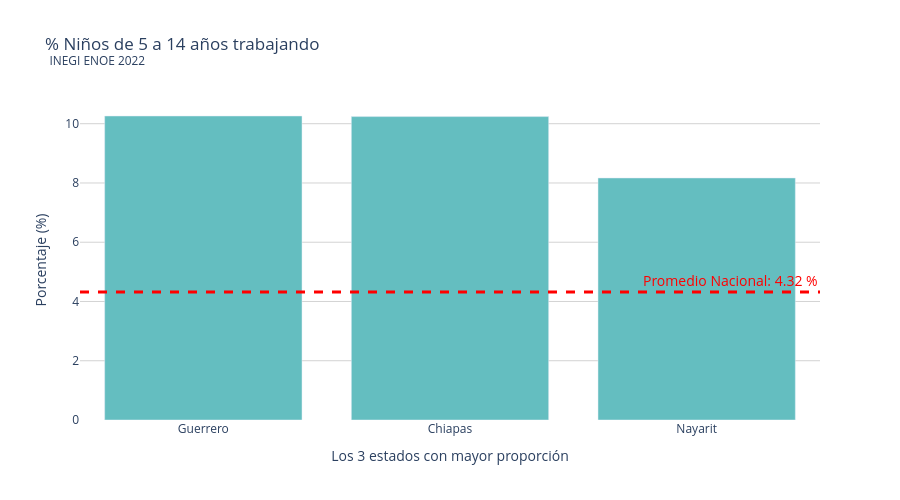

The code cell stored with this chart in its notebook:
### Markdown cell above
## Niños que trabajan

### Code cell
df = pd.read_excel(path + "/8.7.1_sh_es.xls", sheet_name=0, header = None)
df = df.iloc[8:-13] # Eliminar todos los renglones de texto, solo dejar el nacional
df.columns = df.iloc[0] # El encabezado es el primer renglón
df = df[1:] # Eliminar el primer renglon (ya es el encazabezado)
df = df.iloc[:, [1, 2, 3]]
df.columns = ["Entidad Federativa", "Total", "Total_niños"]
df['Total'] = df['Total'].apply(pd.to_numeric, errors='coerce').astype(float)
df['Total_niños'] = df['Total_niños'].apply(pd.to_numeric, errors='coerce').astype(float)
nacional_val = df.loc[df['Entidad Federativa'] == "Estados Unidos Mexicanos"].values.tolist()[0][2]
top_3 = df.nlargest(3, 'Total_niños', keep='all')
df = top_3

fig = go.Figure()

fig.add_trace(go.Bar(
    x=df['Entidad Federativa'],
    y=df['Total_niños'],
    marker_color='#64bec0',
    name='Entidad Federativa',
    hovertemplate=(
        "<b>Estado:</b> %{x}<br>" +
        "<b>Proporción:</b> %{y:.2f}%<br>" +
        "<extra></extra>"
    )
))

# 3. Agregar la Línea Nacional (Horizontal)
fig.add_hline(
    y=nacional_val,
    line_dash="dash", # Línea punteada
    line_color="red",
    line_width=3,
    annotation_text=f"Promedio Nacional: {nacional_val:.2f} " + "%",
    annotation_position="top right",
    annotation_font=dict(color="red", size=14)
)

# 4. Estética del Layout
fig.update_layout(
    title="% Niños de 5 a 14 años trabajando <br> <sup>INEGI ENOE 2022</sup>",
    xaxis_title="Los 3 estados con mayor proporción",
    yaxis_title="Porcentaje (%)",
    plot_bgcolor='white',
    height=500
)

# Añadir rejilla suave en el eje Y para mejor lectura
fig.update_yaxes(showgrid=True, gridcolor='lightgray')

fig.show()

### Figure 1 — Plotly figure (JSON) as saved in the notebook; plotly's stock layout.template omitted (floating-point values rounded to 4 significant figures)
{"data": [{"hovertemplate": "<b>Estado:</b> %{x}<br><b>Proporción:</b> %{y:.2f}%<br><extra></extra>", "marker": {"color": "#64bec0"}, "name": "Entidad Federativa", "type": "bar", "x": ["Guerrero", "Chiapas", "Nayarit"], "y": [10.26, 10.24, 8.168]}], "layout": {"annotations": [{"font": {"color": "red", "size": 14}, "showarrow": false, "text": "Promedio Nacional: 4.32 %", "x": 1, "xanchor": "right", "xref": "x domain", "y": 4.321, "yanchor": "bottom", "yref": "y"}], "height": 500, "plot_bgcolor": "white", "shapes": [{"line": {"color": "red", "dash": "dash", "width": 3}, "type": "line", "x0": 0, "x1": 1, "xref": "x domain", "y0": 4.321, "y1": 4.321, "yref": "y"}], "title": {"text": "% Niños de 5 a 14 años trabajando <br> <sup>INEGI ENOE 2022</sup>"}, "xaxis": {"title": {"text": "Los 3 estados con mayor proporción"}}, "yaxis": {"gridcolor": "lightgray", "showgrid": true, "title": {"text": "Porcentaje (%)"}}}}
